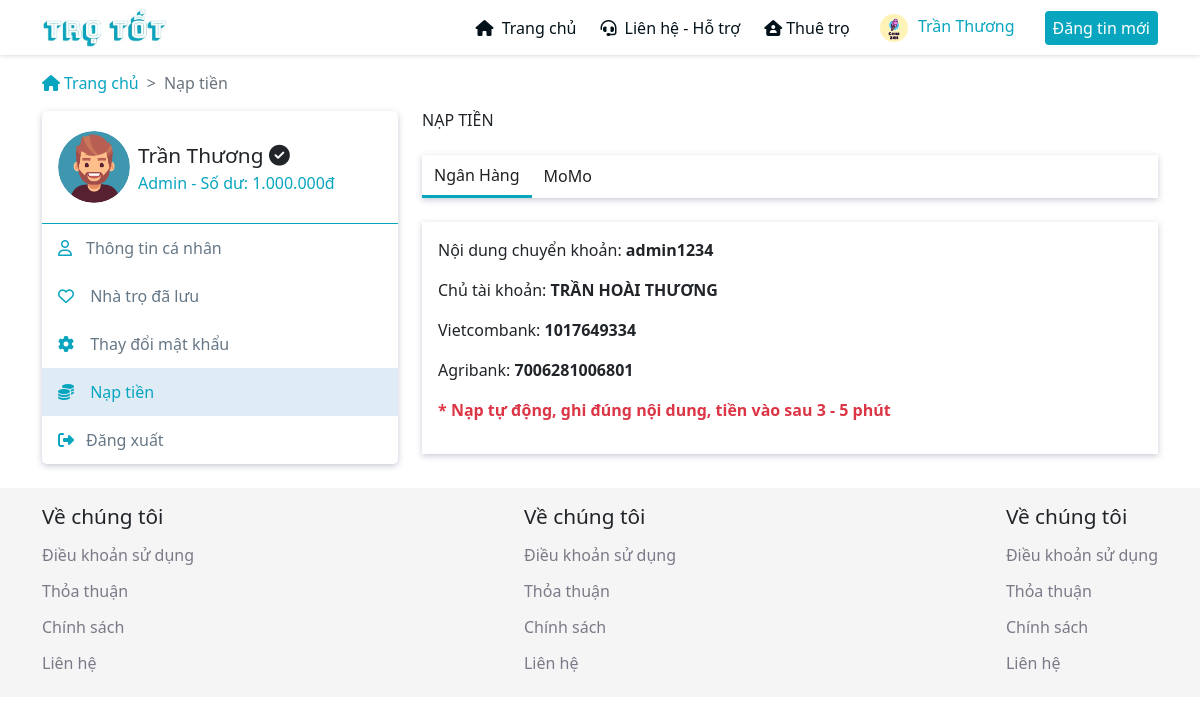
The page /pages/nap-tien.php (signed in) on the database its author committed.
### tables this page shows
CREATE TABLE `users` (
  `id` int(11) NOT NULL,
  `email` varchar(100) NOT NULL,
  `name` varchar(100) NOT NULL,
  `username` char(100) NOT NULL,
  `password` char(100) NOT NULL,
  `sodu` int(100) NOT NULL,
  `tel` char(20) NOT NULL,
  `diachi` varchar(255) NOT NULL,
  `link_avt` varchar(100) NOT NULL,
  `level` int(3) NOT NULL,
  `date_c` date NOT NULL
);

### admin/config.php (called while the page is built, shortened)
<?php
$ketnoi = mysqli_connect(LOCALHOST, USERNAME, PASSWORD, DATABASE);
$ketnoi->query("set names 'utf8'");
function tien($price)
{
    return str_replace(",", ".", number_format($price));
}
if (isset($_SESSION['username'])) {
    $username = $_SESSION['username'];
    $user = $ketnoi->query("SELECT * FROM `users` WHERE `username` = '$username' ")->fetch_array();
}
if(isset($_SESSION['username'])){
    if($user['name'] != ""){
        $_name = $user['name']." ";
    }else{
        $_name = "Bạn chưa cập nhật tên";
    }
    $level = $user['level'];
    if($level == 0){
        $level = "Thành viên";
    }elseif($level == 1){
        $level = "Admin";
    }
    $level = $level." - Số dư: ".tien($user['sodu'])."đ";
}

### pages/nap-tien.php (the view, shortened to what this page needs)
<?php
require_once("../admin/config.php");
?>
<!DOCTYPE html>
<html lang="en">
<head>
    <link rel="stylesheet" href="../pages/assets/css/bootstrap.min.css">
    <link rel="stylesheet" href="https://cdnjs.cloudflare.com/ajax/libs/font-awesome/6.1.1/css/all.min.css">
    <link rel="stylesheet" href="../pages/assets/css/style.css">
    <link rel="stylesheet" href="../pages/assets/css/responsive.css">
    <link rel="stylesheet" href="../pages/assets/css/themify-icons.css">
</head>
<body>
    <div class="main">
        <?php require_once('../admin/header.php'); ?>
        <div class="container">
            <div class="row mt-3">
                <div class="col-lg-12">
                    <nav style="--bs-breadcrumb-divider: '>';" aria-label="breadcrumb">
                        <ol class="breadcrumb">
                            <li class="breadcrumb-item"><a href="../pages/index.html"><i class="fa-solid fa-house me-1"></i>Trang chủ</a></li>
                            <li class="breadcrumb-item active" aria-current="page">Nạp tiền</li>
                        </ol>
                    </nav>
                </div>
            </div>
        </div>
        <div class="profile">
            <div class="container">
                <div class="row">
                    <div class="col-lg-4">
                        <div class="profile-left">
                            <div class="profile-left__heading">
                                <img src="../pages/assets/img/icon-256x256.png" alt="" id="avatar">
                                <div>
                                    <span><?=$_name?><i class="fa-solid fa-circle-check"></i></span>
                                    <span><?=$level?></span>
                                </div>
                            </div>
                            <div class="profile-left__body">
                            <a href="../profile" class="profile-left__tabs "><i class="fa-regular fa-user me-2"></i>Thông tin cá nhân</a>
                                <a href="../nha-tro-yeu-thich" class="profile-left__tabs "><i class="fa-regular fa-heart me-2"></i> Nhà trọ đã lưu</a>
                                <a href="../thay-doi-mat-khau" class="profile-left__tabs  "><i class="fa-solid fa-gear me-2"></i> Thay đổi mật khẩu</a>
                                <a href="../pages/nap-tien.php" class="profile-left__tabs active"><i class="fa-solid fa-coins me-2"></i> Nạp tiền</a>
                                <a href="../loguot" class="profile-left__tabs "><i class="fa-solid fa-right-from-bracket me-2"></i>Đăng xuất</a>
                            </div>
                        </div>
                    </div>
                    <div class="col-lg-8">
                        <div class="profile-right active" id="tab-add-money">
                            <h6 class="profile-right__title ">NẠP TIỀN</h6>
                            <div class="profile-right__body p-0 mt-4">
                                <div class="profile-right__body-tabs">
                                    <a href="#ngan-hang" class="tabs active">Ngân Hàng</a>
                                    <a href="#momo" class="tabs">MoMo</a>
                                </div>
                                <div class="profile-right__body-tabs-content mt-2 p-3">
                                    <div class="tab-content active" id="ngan-hang">
                                        <div class="row">
                                            <p class="text-lg-start fw-none">Nội dung chuyển khoản: <span class="fw-bold"><?=$user['username']?></span></p>
                                            <p class="text-lg-start fw-none">Chủ tài khoản: <span class="fw-bold">TRẦN HOÀI THƯƠNG</span></p>
                                            <p class="text-lg-start fw-none">Vietcombank: <span class="fw-bold">1017649334</span></p>
                                            <p class="text-lg-start fw-none">Agribank: <span class="fw-bold">7006281006801</span></p>
                                            <p class="text-lg-start text-danger fw-bold">* Nạp tự động, ghi đúng nội dung, tiền vào sau 3 - 5 phút </p>
                                        </div>
                                    </div>
                                </div>
                            </div>
                        </div>
                    </div>
                </div>
            </div>
        </div>
        <?php require_once('../admin/footer.php'); ?>
    </div>
</body>
</html>

### admin/header.php (shortened to what this page needs)
<header class="header">
            <div class="container">
                <div class="row d-flex align-items-center">
                    <div class="col-lg-2 col-4">
                        <div class="logo">
                            <a href="../trang-chu"><img src="../pages/assets/img/logo/logo1.jpg" alt=""></a>
                        </div>
                    </div>
                    <div class="col-lg-10 col-8">
                        <div class="nav">
                            <div class="nav__item">
                                <a href="../trang-chu" class="nav__link"><i class="fa-solid fa-house me-1"></i> Trang chủ</a>
                            </div>
                            <div class="nav__item">
                                <a href="../lien-he-ho-tro" class="nav__link"> <i class="fa-solid fa-headset me-1"></i> Liên hệ - Hỗ trợ</a>
                            </div>
                            <div class="nav__item">
                                <a href="" class="nav__link"><i class="fa-solid fa-house-user me-1"></i>Thuê trọ</a>
                            </div>
                            <div class="nav__item js-info-menu">
                                <button>
                                    <img src="" alt="" id="avatar_1">
                                    <span><?=$_name;?></span>
                                </button>
                            </div>
                            <div class="nav__item active">
                                <a href="../dang-tin-moi" class="nav__link">Đăng tin mới</a>
                            </div>
                        </div>
                    </div>
                </div>
            </div>
        </header>

### pages/assets/css/style.css (style rules this page uses)
:root { --text-color: #03121a; --primary-color: #08a5bf; }
html { font-family: 'Barlow', sans-serif; }
.header { box-shadow: 0 1px 4px rgba(70, 75, 80, .2); padding: 8px 0; }
.nav { display: flex; align-items: center; justify-content: flex-end; }
.nav__item { margin-left: 24px; position: relative; }
.nav__item.active a { padding: 6px 8px; background-color: var(--primary-color); color: #fff; border-radius: 4px; }
.nav__item button { border: none; background-color: transparent; }
.nav__item button img { width: 28px; height: 28px; border-radius: 50%; margin-right: 6px; }
.nav__item button span { color: var(--primary-color); font-weight: 500; }
.nav__link { text-decoration: none; font-weight: 500; color: var(--text-color); }
.logo img { width: 75%; height: auto; }
.breadcrumb-item a { text-decoration: none; color: var(--primary-color); }
.profile { margin: 0 0 24px 0; }
.profile-left { border-radius: 5px; box-shadow: 0 2px 6px rgb(70 80 110 / 30%); }
.profile-left__heading { display: flex; align-items: center; padding: 20px 16px; border-bottom: 1px solid var(--primary-color); }
.profile-left__heading img { width: 72px; height: 72px; border-radius: 50%; }
.profile-left__heading div { margin-left: 8px; display: flex; flex-direction: column; }
.profile-left__heading div span:first-child { font-size: 1.3rem; font-weight: 500; }
.profile-left__heading div span:last-child { color: var(--primary-color); }
.profile-left__tabs { display: block; text-decoration: none; color: #657786; padding: 12px 16px; transition: all 0.3s; cursor: pointer; }
.profile-left__tabs.active { background-color: #dfecf6; color: var(--primary-color); font-weight: 500; }
.profile-left__tabs i { width: 20px; color: var(--primary-color); }
.tab-content { display: none; }
.tab-content.active { display: block; }
.profile-right__body { position: relative; width: 100%; padding: 16px 16px 48px 16px; border-radius: 5px; }
.profile-right__body-tabs { display: flex; align-items: center; box-shadow: 0 2px 6px rgb(70 80 110 / 30%); }
.profile-right__body-tabs a { display: inline-block; padding: 8px 12px; color: rgb(32, 32, 32); font-weight: 500; text-decoration: none; }
.profile-right__body-tabs a.active { border-bottom: 3px solid var(--primary-color); }
.profile-right__body-tabs-content { box-shadow: 0 2px 6px rgb(70 80 110 / 30%); }

### rows shown on the page
users: name "Trần Thương", level "Admin - Số dư: 1.000.000đ", username "admin1234"
